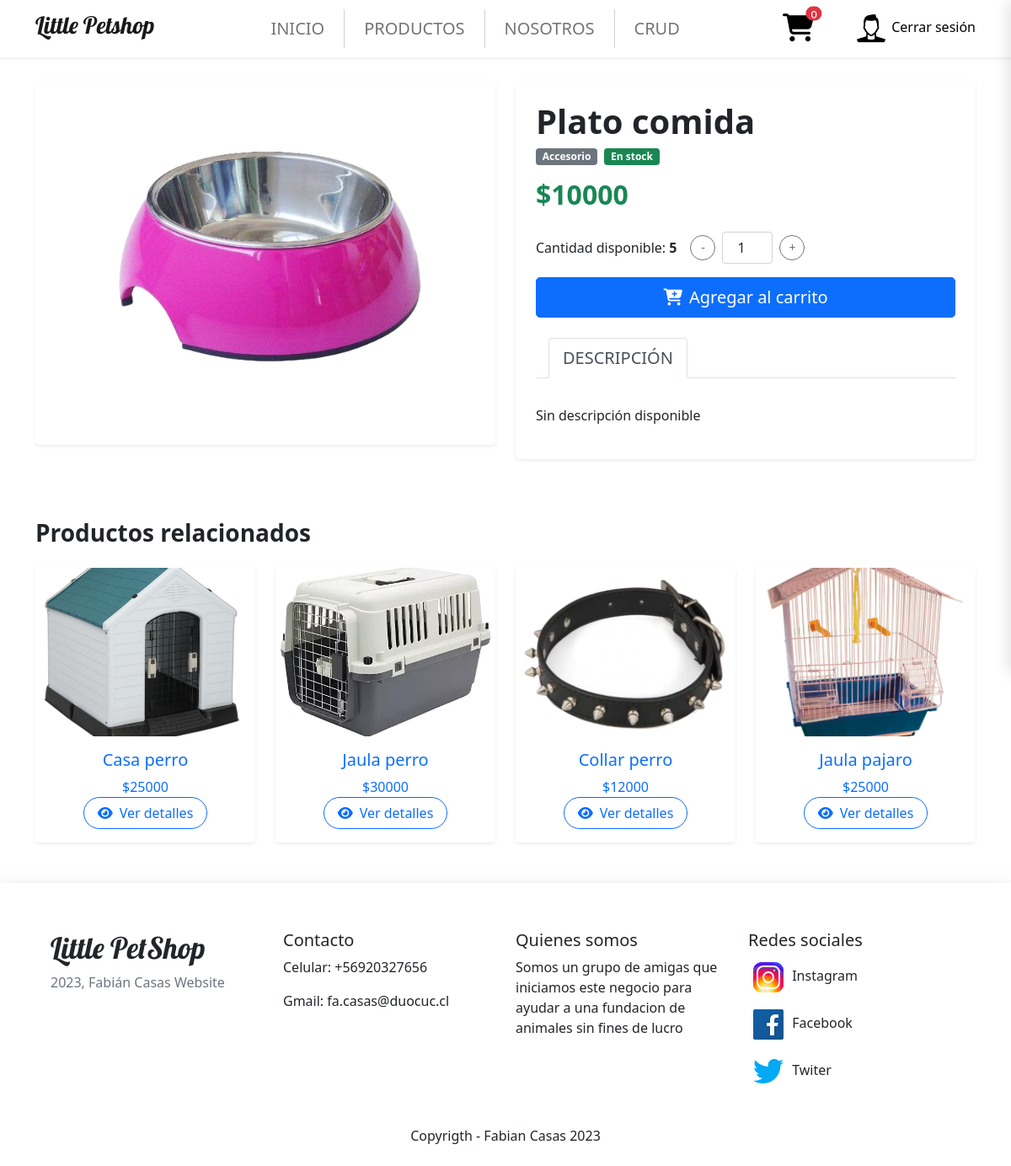
The app's page /detalle/4/ (signed in) with its own data.
### Tienda/models.py (models this page shows, shortened)
class Producto(models.Model):
    idProducto   = models.CharField(primary_key=True, max_length=2,verbose_name="Id Producto")
    nombre       = models.CharField(max_length=50, verbose_name="Nombre")
    precio       = models.IntegerField(verbose_name="Precio")
    stock        = models.IntegerField(verbose_name="Stock", null=True)
    imagen       = models.ImageField(upload_to="imagenes", null=True, blank=True, verbose_name='Imagen')
    categoria    = models.ForeignKey(Categoria, on_delete=models.CASCADE, verbose_name="Categoria")
    descripcion  = models.TextField(verbose_name="Descripción", null=True, blank=True)
    especificaciones = models.TextField(verbose_name="Especificaciones", null=True, blank=True)
    fecha_creacion = models.DateTimeField(verbose_name="Fecha de creación", default=datetime.datetime.now)
    destacado    = models.BooleanField(default=False, verbose_name="Producto destacado")

class Categoria(models.Model):
    idCategoria     = models.IntegerField(primary_key=True, verbose_name="Id Categoria")
    nombreCategoria = models.CharField(max_length=50, verbose_name="Nombre de Categoria")

### Tienda/views.py (the view)
# urls.py: path('detalle/<str:id>/', views.detalle_producto, name='detalle_producto'),
def detalle_producto(request, id):
    producto = get_object_or_404(Producto, idProducto=id)
    productos_relacionados = Producto.objects.filter(categoria=producto.categoria).exclude(idProducto=id)[:4]
    datos = {
        'producto': producto,
        'productos_relacionados': productos_relacionados,
    }
    return render(request, 'producto_detalle.html', datos)

### Tienda/context_processor.py (called while the page is built, shortened)
def total_carrito(request):
    total = 0
    cantidad_total_carrito = obtener_cantidad_total_carrito(request)
    total_precio = subtotal(request)
    return {'total_carrito':int(total),
            'cantidad_productos': cantidad_total_carrito,
            'subtotal':total_precio,
            }

### Tienda/views.py (called while the page is built)
def obtener_cantidad_total_carrito(request):
    carrito = request.session.get('carrito', {})
    cantidad_total = sum(item['cantidad'] for item in carrito.values())
    return cantidad_total

def subtotal(request):
    carrito = request.session.get('carrito', {})
    subtotal = sum(int(item['precio']) * item['cantidad'] for item in carrito.values())
    return subtotal

### Tienda/templates/producto_detalle.html (shortened to what this page needs)
{% extends "base.html" %}
{% block content %}
{% load static %}
<div class="container my-5">
    <nav aria-label="breadcrumb" class="mb-4">
        <ol class="breadcrumb">
            <li class="breadcrumb-item"><a href="{% url 'inicio' %}" class="text-decoration-none">Inicio</a></li>
            <li class="breadcrumb-item"><a href="#" class="text-decoration-none">{{ producto.categoria.nombreCategoria }}</a></li>
            <li class="breadcrumb-item active" aria-current="page">{{ producto.nombre }}</li>
        </ol>
    </nav>
    <div class="row g-4">
        <div class="col-lg-6 mb-4">
            <div class="product-image-container bg-white rounded-3 shadow-sm p-3">
                <img src="{{ producto.imagen.url }}" class="img-fluid rounded-3" alt="{{ producto.nombre }}" style="width: 100%; height: 400px; object-fit: contain;">
            </div>
        </div>
        <div class="col-lg-6">
            <div class="bg-white rounded-3 shadow-sm p-4">
                <h1 class="fw-bold">{{ producto.nombre }}</h1>
                <div class="d-flex align-items-center mb-3">
                    <span class="badge bg-secondary me-2">{{ producto.categoria.nombreCategoria }}</span>
                    {% if producto.stock > 0 %}
                    <span class="badge bg-success">En stock</span>
                    {% else %}
                    <span class="badge bg-danger">Agotado</span>
                    {% endif %}
                </div>
                <div class="mb-4">
                    <h2 class="text-success fw-bold mb-0">${{ producto.precio }}</h2>
                </div>
                {% if producto.stock > 0 %}
                <div class="mb-4">
                    <div class="d-flex align-items-center mb-3">
                        <p class="me-3 mb-0">Cantidad disponible: <span class="fw-bold">{{ producto.stock }}</span></p>
                        <div class="quantity-selector d-flex align-items-center">
                            <button class="btn btn-outline-secondary btn-sm" style="width: 30px; height: 30px; padding: 0; border-radius: 50%;" onclick="decreaseQuantity()">-</button>
                            <input type="number" id="quantity" min="1" max="{{ producto.stock }}" value="1" class="form-control text-center mx-2" style="width: 60px;">
                            <button class="btn btn-outline-secondary btn-sm" style="width: 30px; height: 30px; padding: 0; border-radius: 50%;" onclick="increaseQuantity()">+</button>
                        </div>
                    </div>
                    <div class="d-grid gap-2">
                        <a href="{% url 'agregar_producto' producto.idProducto %}" id="btn-agregar-carrito" class="btn btn-primary btn-lg">
                            <i class="fas fa-cart-plus me-2"></i>Agregar al carrito
                        </a>
                    </div>
                </div>
                {% else %}
                <div class="alert alert-danger" role="alert">
                    <i class="fas fa-exclamation-circle me-2"></i>Producto temporalmente agotado
                </div>
                {% endif %}
                <div class="mt-4">
                    <ul class="nav nav-tabs" id="productTabs" role="tablist">
                        <li class="nav-item" role="presentation">
                            <button class="nav-link active" id="description-tab" data-bs-toggle="tab" data-bs-target="#description" type="button" role="tab" aria-controls="description" aria-selected="true">Descripción</button>
                        </li>
                    </ul>
                    <div class="tab-content pt-3" id="productTabsContent">
                        <div class="tab-pane fade show active" id="description" role="tabpanel" aria-labelledby="description-tab">
                            <p>{{ producto.descripcion|default:"Sin descripción disponible"|linebreaks }}</p>
                        </div>
                    </div>
                </div>
            </div>
        </div>
    </div>
    {% if productos_relacionados %}
    <div class="mt-5 pt-3">
        <h3 class="fw-bold mb-4">Productos relacionados</h3>
        <div class="row row-cols-1 row-cols-md-2 row-cols-lg-4 g-4">
            {% for prod in productos_relacionados %}
            <div class="col">
                <div class="card h-100 border-0 shadow-sm product-card">
                    <a href="{% url 'detalle_producto' prod.idProducto %}" class="text-decoration-none position-relative">
                        <img src="{{ prod.imagen.url }}" class="card-img-top product-image" alt="{{ prod.nombre }}" style="height: 200px; object-fit: cover;">
                        <div class="card-body text-center">
                            <h5 class="card-title product-title">{{ prod.nombre }}</h5>
                            <p class="card-text product-price">${{ prod.precio }}</p>
                            <a href="{% url 'detalle_producto' prod.idProducto %}" class="btn btn-outline-primary rounded-pill px-3">
                                <i class="fas fa-eye me-2"></i>Ver detalles
                            </a>
                        </div>
                    </a>
                </div>
            </div>
            {% endfor %}
        </div>
    </div>
    {% endif %}
</div>
{% endblock %}

### Tienda/static/css/mystyles.css (style rules this page uses)
* { margin: 0px; padding: 0px; box-sizing: border-box; }
.nav-link { font-size: 20px; margin-right: 15px; margin-left: 15px; text-transform: uppercase; font-weight: normal; }
h1 { font-weight: 700; }

### records on screen
Producto: imagen (picture), nombre "Plato comida", categoria.nombreCategoria "Accesorio", precio "10000", stock "5", descripcion "Sin descripción disponible"
Producto: imagen (picture), nombre "Casa perro", precio "25000"
Producto: imagen (picture), nombre "Jaula perro", precio "30000"
Producto: imagen (picture), nombre "Collar perro", precio "12000"
Producto: imagen (picture), nombre "Jaula pajaro", precio "25000"

### other values on screen
{{ cantidad_productos }} "0"
